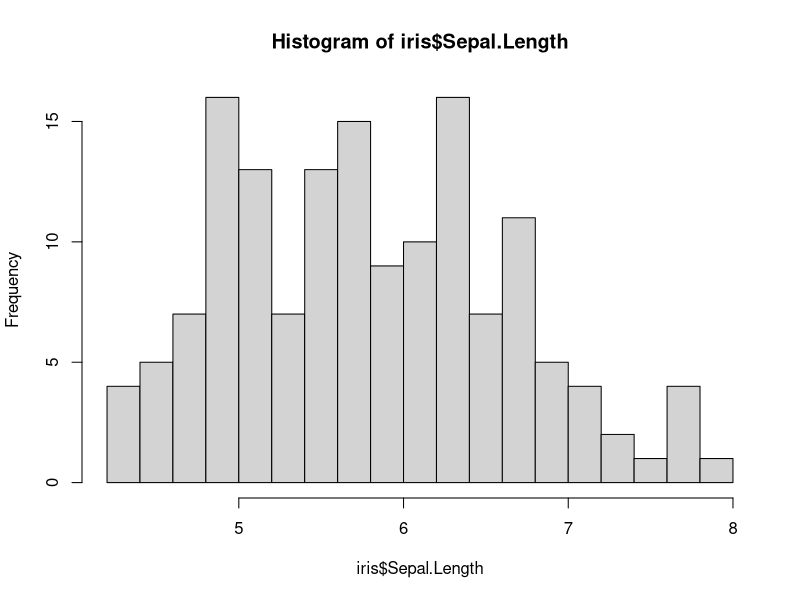
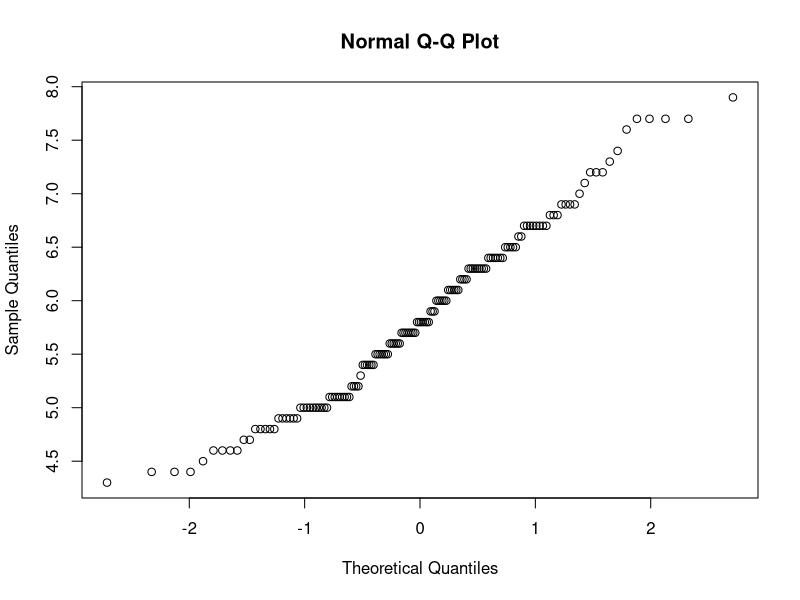
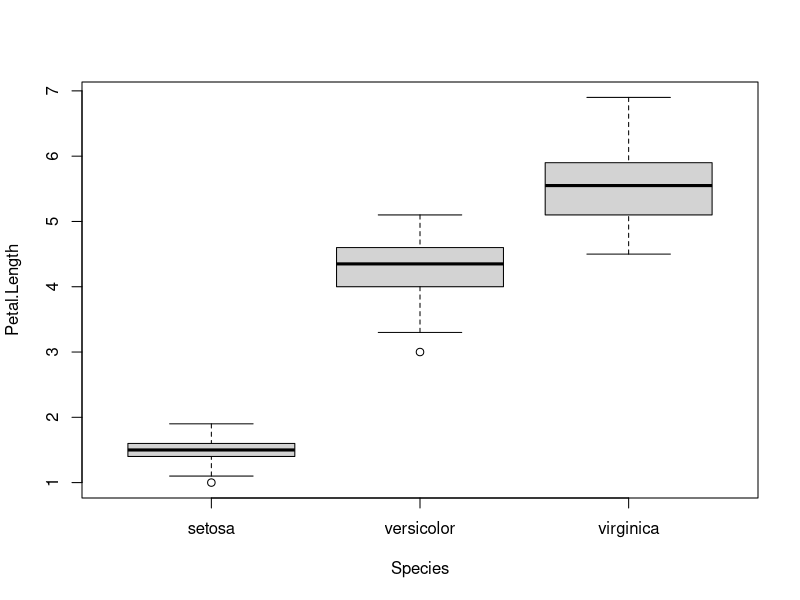
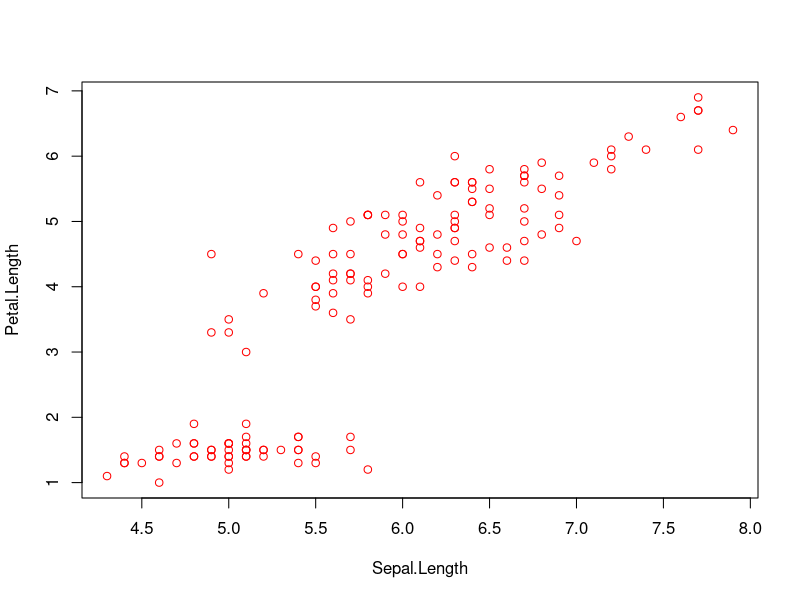
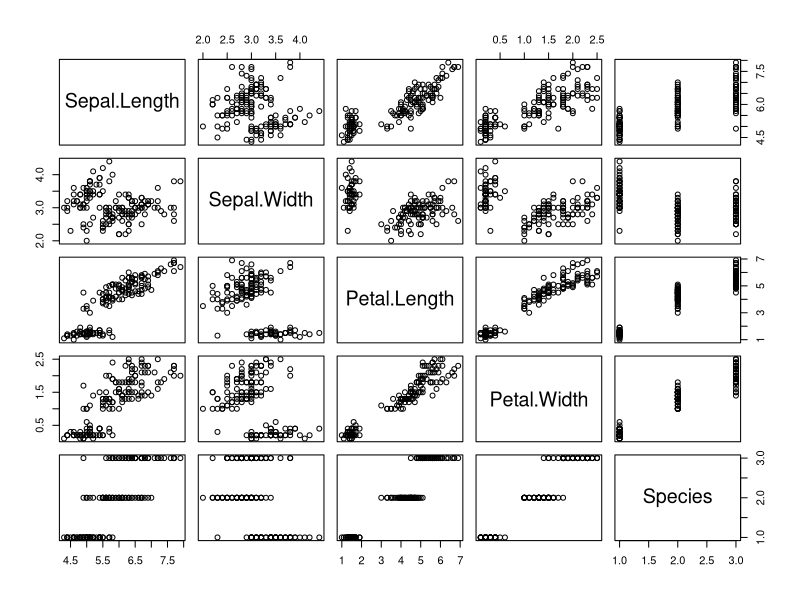
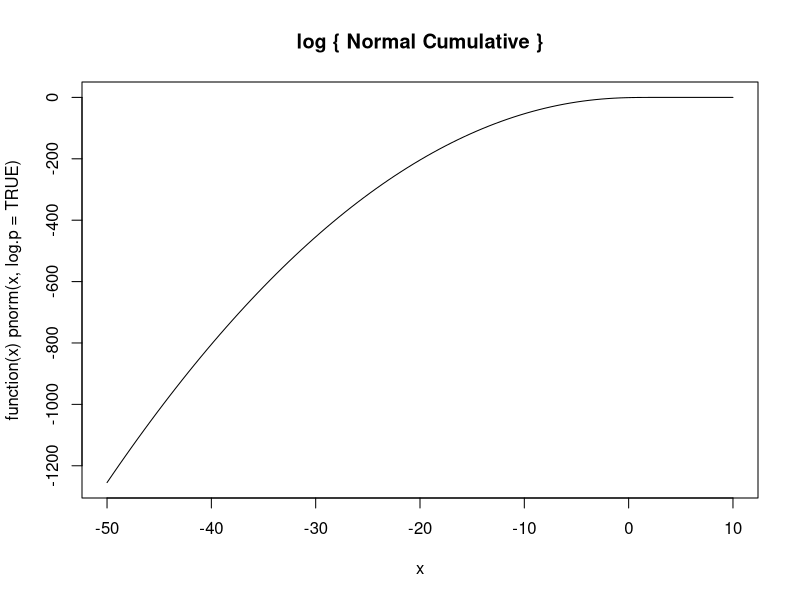
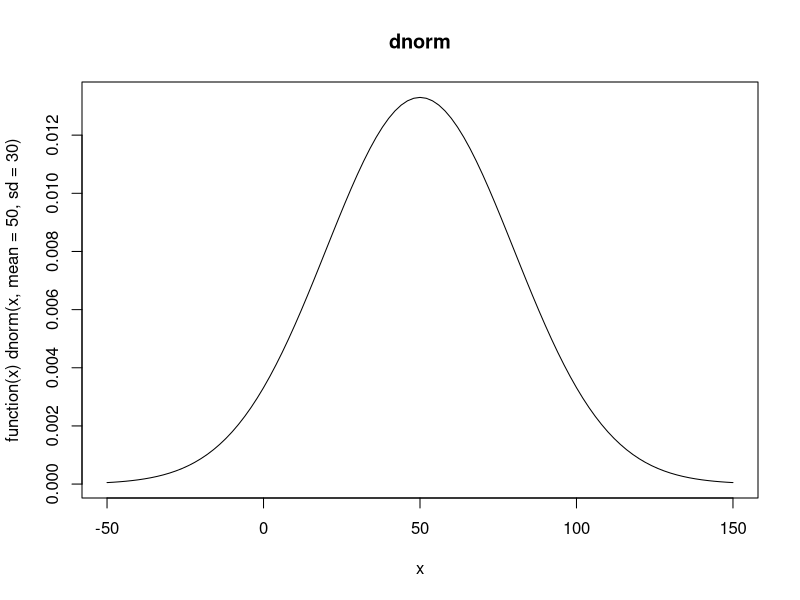
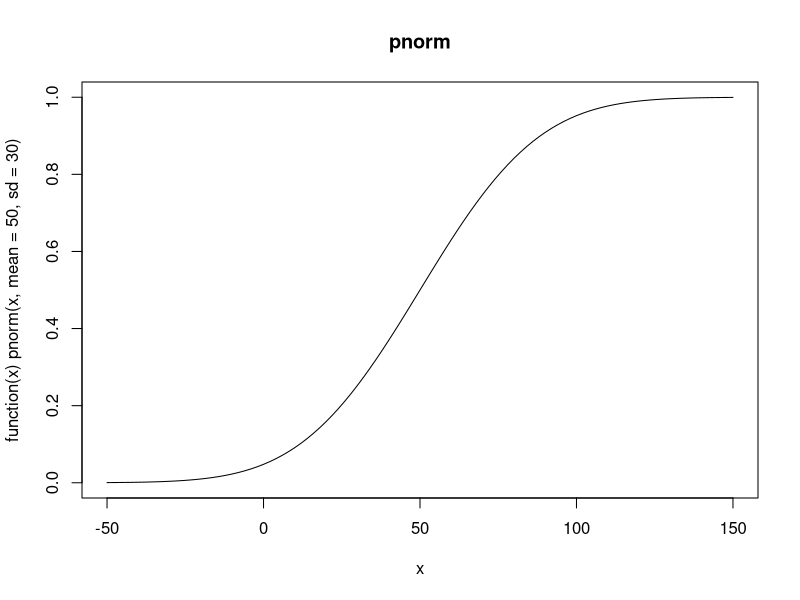

The R source for these figures, in order:
# Unidad 3

# Analisis exploratorio

library(datasets)
data(iris)

str(iris)

ls(all.names=TRUE)
names(iris)
str(iris[["Species"]])
attributes(iris[["Species"]])
str(attributes(iris[["Species"]])$levels)
class(attributes(iris[["Species"]])$levels)
attributes(iris[["Species"]])$levels

class(iris)
nrow(iris)
ncol(iris)
names(iris)

class(iris[["Sepal.Length"]])
range(iris[["Sepal.Length"]])

table(iris[["Species"]])
table(iris[["Sepal.Length"]])

head(iris)
attach(iris)

# Analissi estadistico

median(iris[["Sepal.Length"]])
?median
median(1:4)
median(c(1:4,100,1000))

mean(iris[["Sepal.Length"]])
?mean
x <- c(0:10, 50)
xm <- mean(x)
c(xm, mean(x, trim = 0.10))
x <- seq(0.1,10,0.1)
str(x)
mean(log(x))
x01 <- x[2:99]
x01
mean(log(x01))
mean(log(x), trim = 0.01)
x10 <- x[11:90]
x10
mean(log(x10))
mean(log(x), trim = 0.1)

sd(iris[["Sepal.Length"]])
?sd
sd(1:2) ^ 2

summary(iris)

hist(iris$Sepal.Length,breaks=20)

qqnorm(iris$Sepal.Length)

boxplot(Petal.Length ~ Species , data = iris, ylab="Petal.Length", varwith=TRUE)

plot(Petal.Length ~ Sepal.Length, data = iris, col = "red")

pairs(iris)

# Distribuciones

pnorm(27.4, mean=50, sd=20)

?pnorm

plot(function(x) pnorm(x, log.p = TRUE), -50, 10, main = "log { Normal Cumulative }")
plot(function(x) dnorm(x, mean=50, sd=30), -50, 150, main = "dnorm")
plot(function(x) pnorm(x, mean=50, sd=30), -50, 150, main = "pnorm")

# Introducción a la regresión lineál

